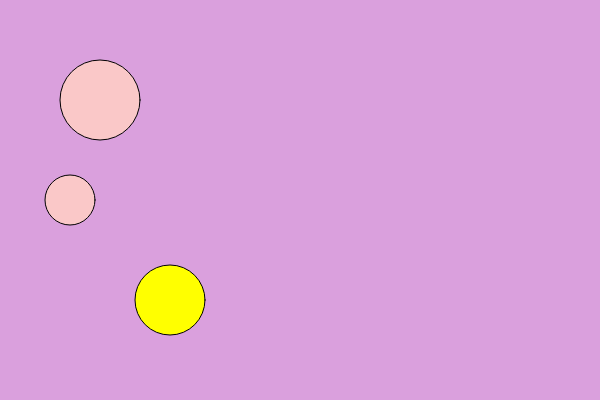
Frame 1 (no input)
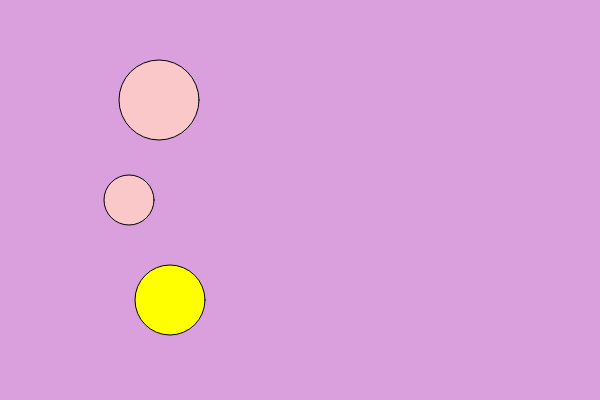
Frame 60 (no input)
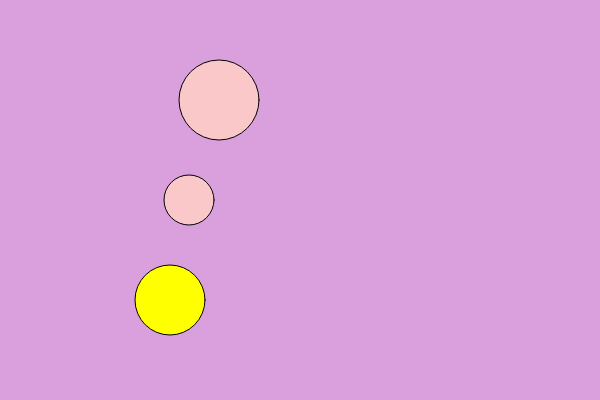
Frame 120 (the mouse pressed at the canvas centre since frame 60)

The p5.js sketch that drew these frames (run headless with seeded random() and noise() and a simulated clock; from frame 60 on, the mouse is pressed at the canvas centre):

// p5.js sketch
// ── sketch.js

//Global variables
var r = 218;
var g = 160;
var b = 221;

var x1 = 100;
var car = {type:"Fiat", model:"500", color:"white"};

// define JavaScript object(s)
let circle1 = {
    x: 70,
    y: 200,
    diameter: 50
};

// define JavaScript object(s)
let circle2 = {
    x: 170,
    y: 300,
    diameter: 70
};


function setup() {
  createCanvas(600, 400);
}

function draw() {
  background(r, g, b);
  fill(250, 200, 200)

  //standars varable usage with no object
  ellipse(x1, 100, 80, 80); // circle (no object)
  x1 += 1;

  //Using the defined "circle(s)" object
  ellipse(circle1.x, circle1.y, circle1.diameter, circle1.diameter);
  circle1.x = circle1.x + 1;

  fill(255, 255, 0);
  circle(circle2.x, circle2.y, circle2.diameter);

  //print(car.type); //pirt to console (F12)

}
